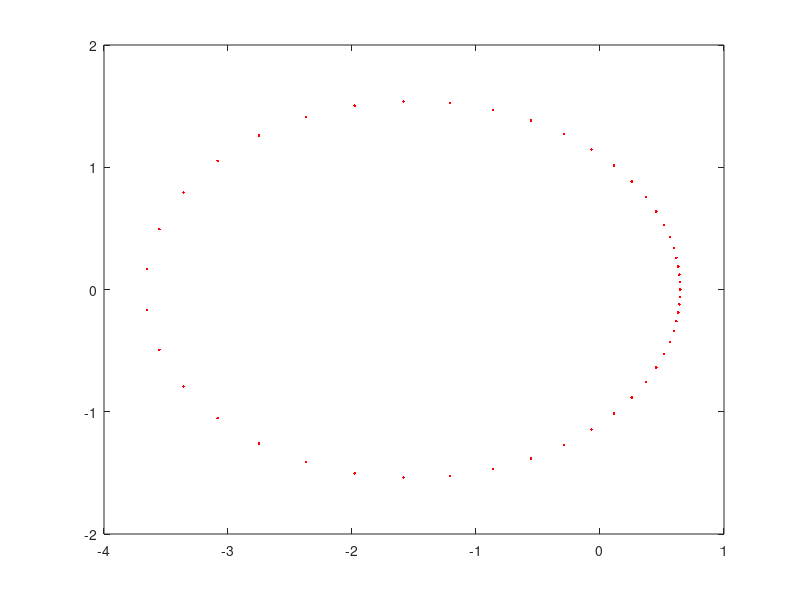

Reproduce this figure in MATLAB.
% 设定程序参数
M = linspace(0, 2*pi, 50);
epsilon = 0.7;
p = 1.1;
delta = 1e-3; % 相对精度

% 根据M求E
E = zeros(size(M)); % 创建E数组
index = 1; % 初始化索引
func_M_E = @(m, e) e - epsilon * sin(e) - m;
for m = M
    func = @(e) func_M_E(e, m);
    % 不动点法开始
    e0 = 0; % E初始值
    % 不动点法迭代
    while true
        e = func(e0);
        if abs((e - e0) / e) < delta % 相对精度条件
            root = e0;
            break;
        elseif e == 0 % 考虑除数为零情况
            root = e0;
            break;
        end
        e0 = e;
    end
    E(index) = root; % 存储数值解
    index = index + 1;
end

Theta = 2 * atan(sqrt((1+epsilon)/(1-epsilon)) * tan(E / 2));
R = p ./ (1+epsilon*cos(Theta));

x = R .* cos(Theta);
y = R .* sin(Theta);
plot(x, y, "r.");